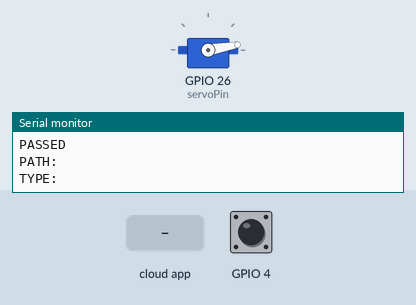
Recording of a sketch running on a simulated ESP32. On the bench: servo, the last lines printed to the serial monitor. The inputs (shaded band) are chosen by the test bench; at power-on: GPIO 4 HIGH. WiFi joins after 1.5 s; servers stay silent unless stated; the Firebase database answers and starts empty.

Above: at 4.2 s.
4.3 s: the phone or cloud app sets recog to 1
At 4.38 s:
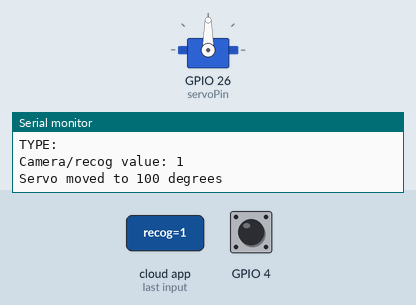
Timing chart, 0 to 7.3 s (numbered marks = the images above; inputs shaded):
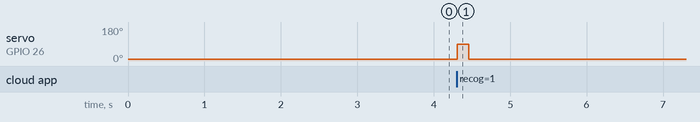

The sketch:

TouchAndMotorSensor.ino
```cpp
#include <WiFi.h>
#include <inttypes.h>
#include <Wire.h>
#include <Firebase_ESP_Client.h>
#include "addons/TokenHelper.h"
#include "addons/RTDBHelper.h"
#include <ESP32Servo.h>

#define WIFI_SSID ""
#define WIFI_PASSWORD ""
#define API_KEY ""
#define DATABASE_URL ""

FirebaseData fbdo;
FirebaseAuth auth;
FirebaseConfig config;

unsigned long sendDataPrevMillis = 0;
bool signupOK = false;

Servo myservo;
const int servoPin = 26;
int recogValue;

void connectToWiFi() {
  Serial.print("Connecting to Wi-Fi");
  WiFi.begin(WIFI_SSID, WIFI_PASSWORD);

  while (WiFi.status() != WL_CONNECTED) {
    Serial.print(".");
    delay(1000);
  }

  Serial.println();
  Serial.print("Connected with IP: ");
  Serial.println(WiFi.localIP());
  Serial.println();
}

void firebaseSetup() {
  config.api_key = API_KEY;
  config.database_url = DATABASE_URL;

  if (Firebase.signUp(&config, &auth, "", "")) {
    Serial.println("Signup OK");
    signupOK = true;
  } else {
    Serial.printf("%s\n", config.signer.signupError.message.c_str());
  }

  config.token_status_callback = tokenStatusCallback;
  Firebase.begin(&config, &auth);
  Firebase.reconnectWiFi(true);
}

void setup() {
  Serial.begin(115200);
  Serial.println("Start");
  delay(1000);
  Serial.println("ESP32 Touch Test");

  connectToWiFi();
  firebaseSetup();

  myservo.attach(servoPin);
  myservo.write(10);
}

void loop() {
  int value = touchRead(4);
  Serial.print("Touch read value: ");
  Serial.println(value);

  if (Firebase.ready() && signupOK) {
    Serial.println("Firebase is ready and signup is OK.");
    if (millis() - sendDataPrevMillis > 2000 || sendDataPrevMillis == 0) {
      sendDataPrevMillis = millis();
      if (Firebase.RTDB.setFloat(&fbdo, "TouchSensor/Power", value)) {
        Serial.println("PASSED");
        Serial.println("PATH: " + fbdo.dataPath());
        Serial.println("TYPE: " + fbdo.dataType());
      } else {
        Serial.println("FAILED");
        Serial.println("REASON: " + fbdo.errorReason());
      }
    }
delay(1000);
    if (Firebase.RTDB.getInt(&fbdo, "Camera/recog", &recogValue)) {
      Serial.print("Camera/recog value: ");
      Serial.println(recogValue);
      if (recogValue == 1) {
        myservo.write(90);
        Serial.println("Servo moved to 100 degrees");
    }
        if (Firebase.RTDB.setFloat(&fbdo, "Camera/recog", 0)) {
          Serial.print("Data path: ");
          Serial.println(fbdo.dataPath());
        } else {
          Serial.print("Error reason: ");
          Serial.println(fbdo.errorReason());
        }
        Serial.println("Camera/recog value should now be 0");
      }
  }
          myservo.write(10);
  delay(1000);
}
```

Measured:
- after the input at 4.3 s, servo on GPIO 26 (servoPin): 10° → 90° at once, → 10° 0.15 s later
